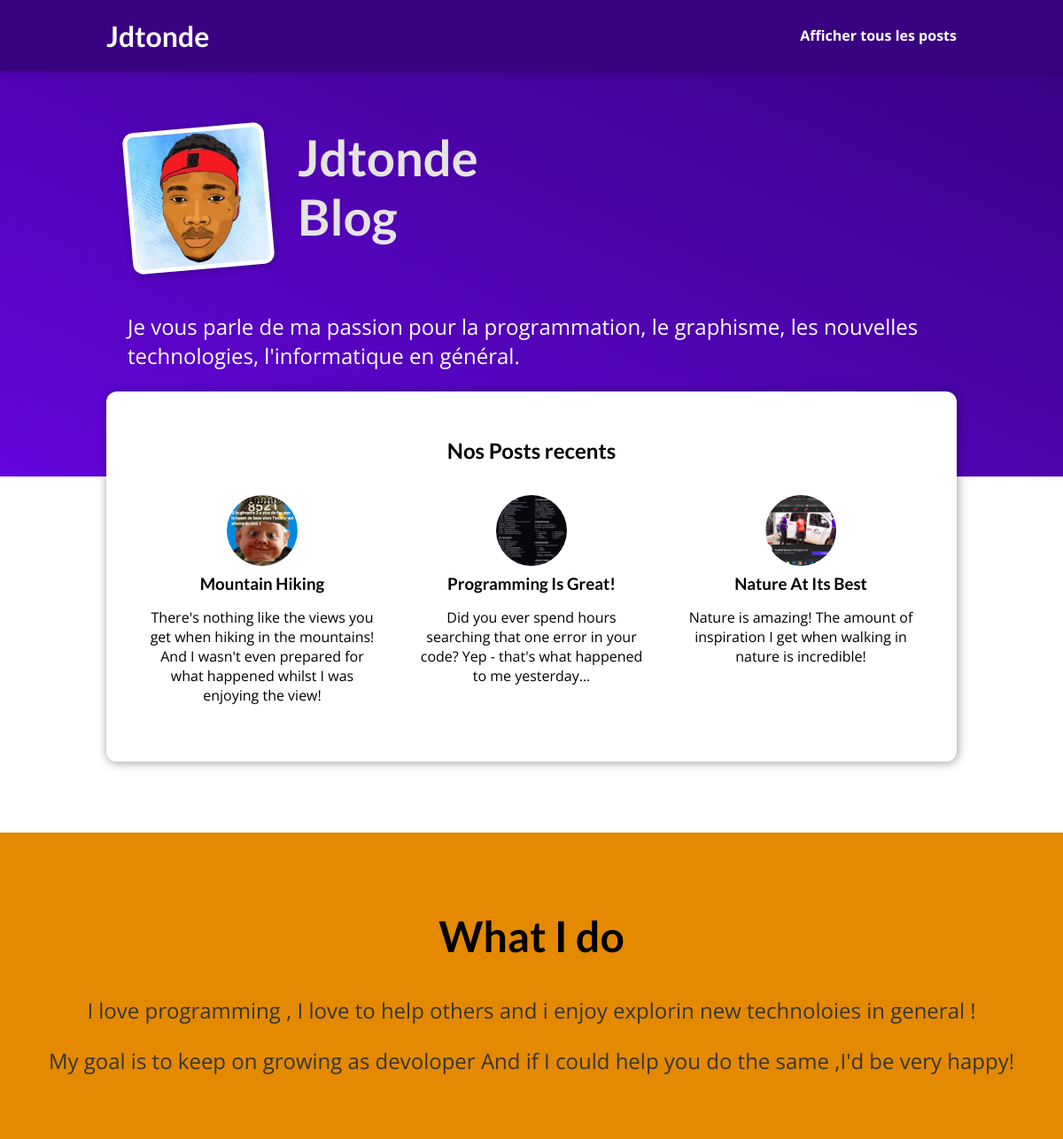
The page / on the database its author committed.
### blog/models.py (models this page shows)
class Post(models.Model):
    title=models.CharField(max_length=110)
    excerpt=models.CharField(max_length=200)
    imageName=models.CharField(max_length=100)
    date=models.DateField(auto_now=True)
    slug=models.SlugField(unique=True, db_index=True)
    content=models.TextField(validators=[MinLengthValidator(10)])
    author=models.ForeignKey(Author, on_delete=models.SET_NULL, null=True, related_name="posts")
    tag=models.ManyToManyField(Tag)

### blog/views.py (the view)
# urls.py: path("",views.index, name="index"),
def index(request):
    latest_posts = Post.objects.all().order_by("-date")[:3]
    return render(request, 'blog/index.html', {
        "posts": latest_posts
    })

### blog/templates/blog/index.html (shortened to what this page needs)
{% extends 'model.html' %}
{% load static %}
{% block css %}
<link rel="stylesheet" href="{% static 'blog/post.css' %}">
<link rel="stylesheet" href="{% static 'blog/index.css' %}">
{% endblock css %}
{% block content %}
 <section id="welcome">
    <header>
    <img src="{% static 'blog/images/Cd_LBBvk_200x200.jpg' %}" alt="Anker Burkina website ">
    <h2>Jdtonde Blog</h2>
    </header>
 <p>Je vous parle de ma passion pour la programmation, le graphisme, les nouvelles technologies, l'informatique en général. </p>
</section>
<section id="latest-posts">
    <h2>Nos Posts recents</h2>
        <ul>
         {% for post in posts  %}
           {% include 'blog/includes/articles.html' %}
         {% endfor %}
        </ul>
</section>
<section id="about">
<h2> What I do</h2>
<p>
I love programming , I love to help others and i enjoy explorin new
technoloies in general !
</p>
<p>
My goal is to keep on growing as devoloper
And if I could help you do the same ,I'd be very happy!
</p>
</section>
{% endblock content %}

### blog/templates/blog/includes/articles.html
{% load static %}
<li>
                <article class="post">
                    <a href="{% url "slug" post.slug %}">
                        <img src="{% static "blog/images/"|add:post.imageName" %}" alt="{{post.title}}">
                        <div class="post__content">
                            <h3>{{post.title}}</h3>
                            <p>
                            {{post.excerpt}}
                            </p>
                         </div>
                    </a>
                </article>
</li>

### static/app.css (style rules this page uses)
* { box-sizing: border-box; }
html { font-family: 'Open Sans', 'Lato', sans-serif; }
body { margin: 0; }
h1, h2, h3 { font-family: 'Lato', sans-serif; font-weight: bold; }

### blog/static/blog/post.css (style rules this page uses)
.post { display: flex; flex-direction: column; align-items: center; text-align: center; }
.post a { text-decoration: none; color: black; transition: all 0.2s ease; padding: 1rem; }
.post img { width: 5rem; height: 5rem; object-fit: cover; border-radius: 50%; }
.post h3 { margin: 0.25rem 0; }

### blog/static/blog/index.css (style rules this page uses)
#welcome { background: linear-gradient(to right top, #6305dd, #390281); padding: 6rem 12%; }
#welcome header { display: flex; align-items: flex-start; margin: 3rem auto; }
#welcome img { width: 10rem; height: 10rem; object-fit: cover; object-position: top; border: 5px solid white; border-radius: 12px; background-color: #ffe1bf; transform: rotateZ(-5deg); box-shadow: 0 2px 8px rgba(0, 0, 0, 0.25); }
#welcome h2 { font-size: 3.5rem; margin: 0 0 0 2rem; color: #e4e4e4; width: 10rem; }
#welcome p { color: white; font-size: 1.5rem; }
#latest-posts { background-color: white; padding: 2rem; border-radius: 12px; width: 60rem; margin: -6rem auto 2rem auto; box-shadow: 1px 1px 12px rgba(0, 0, 0, 0.4); }
#latest-posts h2 { text-align: center; }
#latest-posts ul { list-style: none; margin: 0; padding: 0; display: flex; gap: 1rem; }
#latest-posts li { flex: 1; }
#about { text-align: center; padding: 3rem; background-color: #e48900; margin-top: 5rem; }
#about h2 { font-size: 3rem; }
#about p { font-size: 1.5rem; color: #353535; }

### rows shown on the page
Post: imageName (picture), title "Mountain Hiking", excerpt "There's nothing like the views you get when hiking in the mountains! And I wasn't even prepared for what happened whilst I was enjoying the view!"
Post: imageName (picture), title "Programming Is Great!", excerpt "Did you ever spend hours searching that one error in your code? Yep - that's what happened to me yesterday..."
Post: imageName (picture), title "Nature At Its Best", excerpt "Nature is amazing! The amount of inspiration I get when walking in nature is incredible!"
